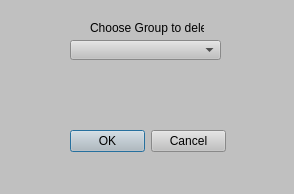
<?xml version="1.0" encoding="UTF-8"?>
<ui version="4.0">
 <class>Dialog</class>
 <widget class="QDialog" name="Dialog">
  <property name="geometry">
   <rect>
    <x>0</x>
    <y>0</y>
    <width>294</width>
    <height>194</height>
   </rect>
  </property>
  <property name="windowTitle">
   <string>Dialog</string>
  </property>
  <property name="styleSheet">
   <string notr="true">background-color:#C0C0C0</string>
  </property>
  <widget class="QLabel" name="label">
   <property name="geometry">
    <rect>
     <x>90</x>
     <y>20</y>
     <width>114</width>
     <height>16</height>
    </rect>
   </property>
   <property name="text">
    <string>Choose Group to delete</string>
   </property>
  </widget>
  <widget class="QComboBox" name="comboBox">
   <property name="geometry">
    <rect>
     <x>70</x>
     <y>40</y>
     <width>151</width>
     <height>20</height>
    </rect>
   </property>
  </widget>
  <widget class="QDialogButtonBox" name="buttonBox">
   <property name="geometry">
    <rect>
     <x>70</x>
     <y>130</y>
     <width>156</width>
     <height>23</height>
    </rect>
   </property>
   <property name="orientation">
    <enum>Qt::Horizontal</enum>
   </property>
   <property name="standardButtons">
    <set>QDialogButtonBox::Cancel|QDialogButtonBox::Ok</set>
   </property>
  </widget>
 </widget>
 <resources/>
 <connections>
  <connection>
   <sender>buttonBox</sender>
   <signal>accepted()</signal>
   <receiver>Dialog</receiver>
   <slot>accept()</slot>
   <hints>
    <hint type="sourcelabel">
     <x>248</x>
     <y>254</y>
    </hint>
    <hint type="destinationlabel">
     <x>157</x>
     <y>274</y>
    </hint>
   </hints>
  </connection>
  <connection>
   <sender>buttonBox</sender>
   <signal>rejected()</signal>
   <receiver>Dialog</receiver>
   <slot>reject()</slot>
   <hints>
    <hint type="sourcelabel">
     <x>316</x>
     <y>260</y>
    </hint>
    <hint type="destinationlabel">
     <x>286</x>
     <y>274</y>
    </hint>
   </hints>
  </connection>
 </connections>
</ui>
